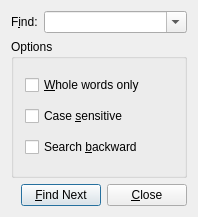
<?xml version="1.0" encoding="UTF-8"?>
<ui version="4.0">
 <comment>
    Copyright (C) 2004-2011 Martin Jolicoeur (snmpb1@gmail.com) 

    This file is part of the SnmpB project 
    (http://sourceforge.net/projects/snmpb)

    This program is free software: you can redistribute it and/or modify
    it under the terms of the GNU General Public License as published by
    the Free Software Foundation, either version 2 of the License, or
    (at your option) any later version.

    This program is distributed in the hope that it will be useful,
    but WITHOUT ANY WARRANTY; without even the implied warranty of
    MERCHANTABILITY or FITNESS FOR A PARTICULAR PURPOSE.  See the
    GNU General Public License for more details.

    You should have received a copy of the GNU General Public License
    along with this program.  If not, see http://www.gnu.org/licenses/.
</comment>
 <class>FindDialog</class>
 <widget class="QDialog" name="FindDialog">
  <property name="geometry">
   <rect>
    <x>0</x>
    <y>0</y>
    <width>198</width>
    <height>217</height>
   </rect>
  </property>
  <property name="windowTitle">
   <string>Find Text</string>
  </property>
  <layout class="QGridLayout">
   <property name="leftMargin">
    <number>11</number>
   </property>
   <property name="topMargin">
    <number>11</number>
   </property>
   <property name="rightMargin">
    <number>11</number>
   </property>
   <property name="bottomMargin">
    <number>11</number>
   </property>
   <property name="spacing">
    <number>6</number>
   </property>
   <item row="0" column="0">
    <layout class="QHBoxLayout">
     <property name="spacing">
      <number>6</number>
     </property>
     <property name="leftMargin">
      <number>0</number>
     </property>
     <property name="topMargin">
      <number>0</number>
     </property>
     <property name="rightMargin">
      <number>0</number>
     </property>
     <property name="bottomMargin">
      <number>0</number>
     </property>
     <item>
      <widget class="QLabel" name="TextLabel1">
       <property name="text">
        <string>F&amp;ind:</string>
       </property>
       <property name="wordWrap">
        <bool>false</bool>
       </property>
       <property name="buddy">
        <cstring>comboFind</cstring>
       </property>
      </widget>
     </item>
     <item>
      <widget class="QComboBox" name="comboFind">
       <property name="sizePolicy">
        <sizepolicy hsizetype="Expanding" vsizetype="Fixed">
         <horstretch>0</horstretch>
         <verstretch>0</verstretch>
        </sizepolicy>
       </property>
       <property name="editable">
        <bool>true</bool>
       </property>
       <property name="insertPolicy">
        <enum>QComboBox::InsertAlphabetically</enum>
       </property>
      </widget>
     </item>
    </layout>
   </item>
   <item row="1" column="0">
    <widget class="QGroupBox" name="ButtonGroup1">
     <property name="title">
      <string>Options</string>
     </property>
     <layout class="QVBoxLayout">
      <property name="spacing">
       <number>6</number>
      </property>
      <property name="leftMargin">
       <number>11</number>
      </property>
      <property name="topMargin">
       <number>11</number>
      </property>
      <property name="rightMargin">
       <number>11</number>
      </property>
      <property name="bottomMargin">
       <number>11</number>
      </property>
      <item>
       <widget class="QCheckBox" name="checkWords">
        <property name="text">
         <string>&amp;Whole words only</string>
        </property>
       </widget>
      </item>
      <item>
       <widget class="QCheckBox" name="checkCase">
        <property name="text">
         <string>Case &amp;sensitive</string>
        </property>
       </widget>
      </item>
      <item>
       <widget class="QCheckBox" name="checkBackward">
        <property name="text">
         <string>Search &amp;backward</string>
        </property>
       </widget>
      </item>
     </layout>
    </widget>
   </item>
   <item row="2" column="0">
    <layout class="QHBoxLayout">
     <property name="spacing">
      <number>6</number>
     </property>
     <property name="leftMargin">
      <number>0</number>
     </property>
     <property name="topMargin">
      <number>0</number>
     </property>
     <property name="rightMargin">
      <number>0</number>
     </property>
     <property name="bottomMargin">
      <number>0</number>
     </property>
     <item>
      <spacer>
       <property name="orientation">
        <enum>Qt::Horizontal</enum>
       </property>
       <property name="sizeType">
        <enum>QSizePolicy::Expanding</enum>
       </property>
       <property name="sizeHint" stdset="0">
        <size>
         <width>20</width>
         <height>20</height>
        </size>
       </property>
      </spacer>
     </item>
     <item>
      <widget class="QPushButton" name="buttonFindNext">
       <property name="text">
        <string>&amp;Find Next</string>
       </property>
       <property name="default">
        <bool>true</bool>
       </property>
      </widget>
     </item>
     <item>
      <widget class="QPushButton" name="buttonClose">
       <property name="text">
        <string>&amp;Close</string>
       </property>
      </widget>
     </item>
    </layout>
   </item>
  </layout>
 </widget>
 <layoutdefault spacing="6" margin="11"/>
 <tabstops>
  <tabstop>comboFind</tabstop>
  <tabstop>checkWords</tabstop>
  <tabstop>checkCase</tabstop>
  <tabstop>checkBackward</tabstop>
  <tabstop>buttonFindNext</tabstop>
  <tabstop>buttonClose</tabstop>
 </tabstops>
 <resources/>
 <connections>
  <connection>
   <sender>buttonClose</sender>
   <signal>clicked()</signal>
   <receiver>FindDialog</receiver>
   <slot>reject()</slot>
   <hints>
    <hint type="sourcelabel">
     <x>20</x>
     <y>20</y>
    </hint>
    <hint type="destinationlabel">
     <x>20</x>
     <y>20</y>
    </hint>
   </hints>
  </connection>
 </connections>
</ui>
